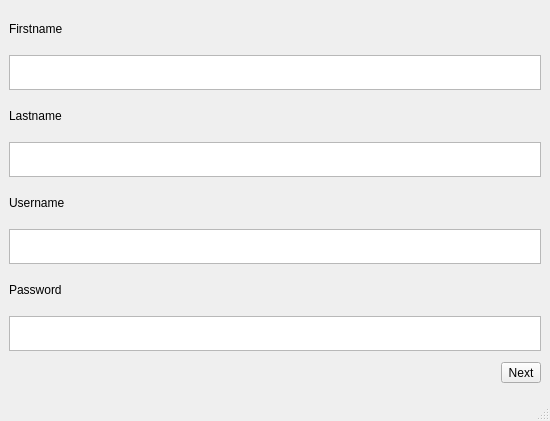
<?xml version="1.0" encoding="UTF-8"?>
<ui version="4.0">
 <class>UserCreationScreen</class>
 <widget class="QMainWindow" name="UserCreationScreen">
  <property name="geometry">
   <rect>
    <x>0</x>
    <y>0</y>
    <width>550</width>
    <height>421</height>
   </rect>
  </property>
  <property name="windowTitle">
   <string>User Creation</string>
  </property>
  <widget class="QWidget" name="centralwidget">
   <layout class="QGridLayout" name="gridLayout">
    <item row="2" column="0">
     <widget class="QLabel" name="label_2">
      <property name="maximumSize">
       <size>
        <width>16777215</width>
        <height>30</height>
       </size>
      </property>
      <property name="text">
       <string>Lastname</string>
      </property>
     </widget>
    </item>
    <item row="0" column="0">
     <widget class="QLabel" name="label">
      <property name="maximumSize">
       <size>
        <width>16777215</width>
        <height>30</height>
       </size>
      </property>
      <property name="text">
       <string>Firstname</string>
      </property>
     </widget>
    </item>
    <item row="5" column="0">
     <widget class="QLabel" name="label_3">
      <property name="maximumSize">
       <size>
        <width>16777215</width>
        <height>30</height>
       </size>
      </property>
      <property name="text">
       <string>Username</string>
      </property>
     </widget>
    </item>
    <item row="7" column="0">
     <widget class="QLabel" name="label_4">
      <property name="maximumSize">
       <size>
        <width>16777215</width>
        <height>30</height>
       </size>
      </property>
      <property name="text">
       <string>Password</string>
      </property>
     </widget>
    </item>
    <item row="9" column="0" alignment="Qt::AlignmentFlag::AlignRight">
     <widget class="QToolButton" name="next_button">
      <property name="text">
       <string>Next</string>
      </property>
     </widget>
    </item>
    <item row="1" column="0">
     <widget class="QTextEdit" name="firstname_field">
      <property name="maximumSize">
       <size>
        <width>16777215</width>
        <height>35</height>
       </size>
      </property>
     </widget>
    </item>
    <item row="3" column="0">
     <widget class="QTextEdit" name="lastname_field">
      <property name="maximumSize">
       <size>
        <width>16777215</width>
        <height>35</height>
       </size>
      </property>
     </widget>
    </item>
    <item row="6" column="0">
     <widget class="QTextEdit" name="username_field">
      <property name="maximumSize">
       <size>
        <width>16777215</width>
        <height>35</height>
       </size>
      </property>
     </widget>
    </item>
    <item row="8" column="0">
     <widget class="QTextEdit" name="password_field">
      <property name="maximumSize">
       <size>
        <width>16777215</width>
        <height>35</height>
       </size>
      </property>
     </widget>
    </item>
   </layout>
  </widget>
  <widget class="QMenuBar" name="menubar">
   <property name="geometry">
    <rect>
     <x>0</x>
     <y>0</y>
     <width>550</width>
     <height>30</height>
    </rect>
   </property>
  </widget>
  <widget class="QStatusBar" name="statusbar"/>
 </widget>
 <resources/>
 <connections/>
</ui>
